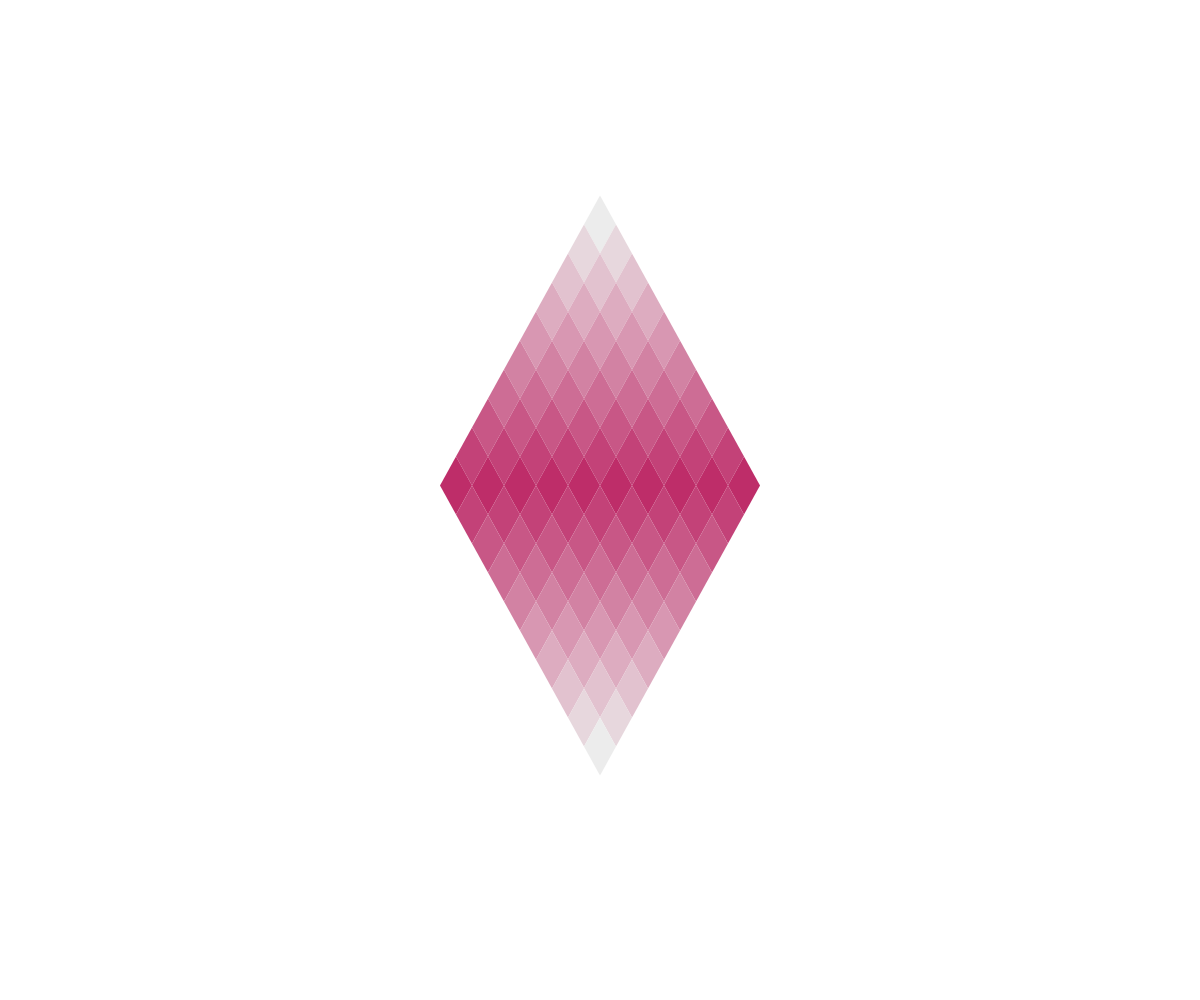
Frame 1 (no input)
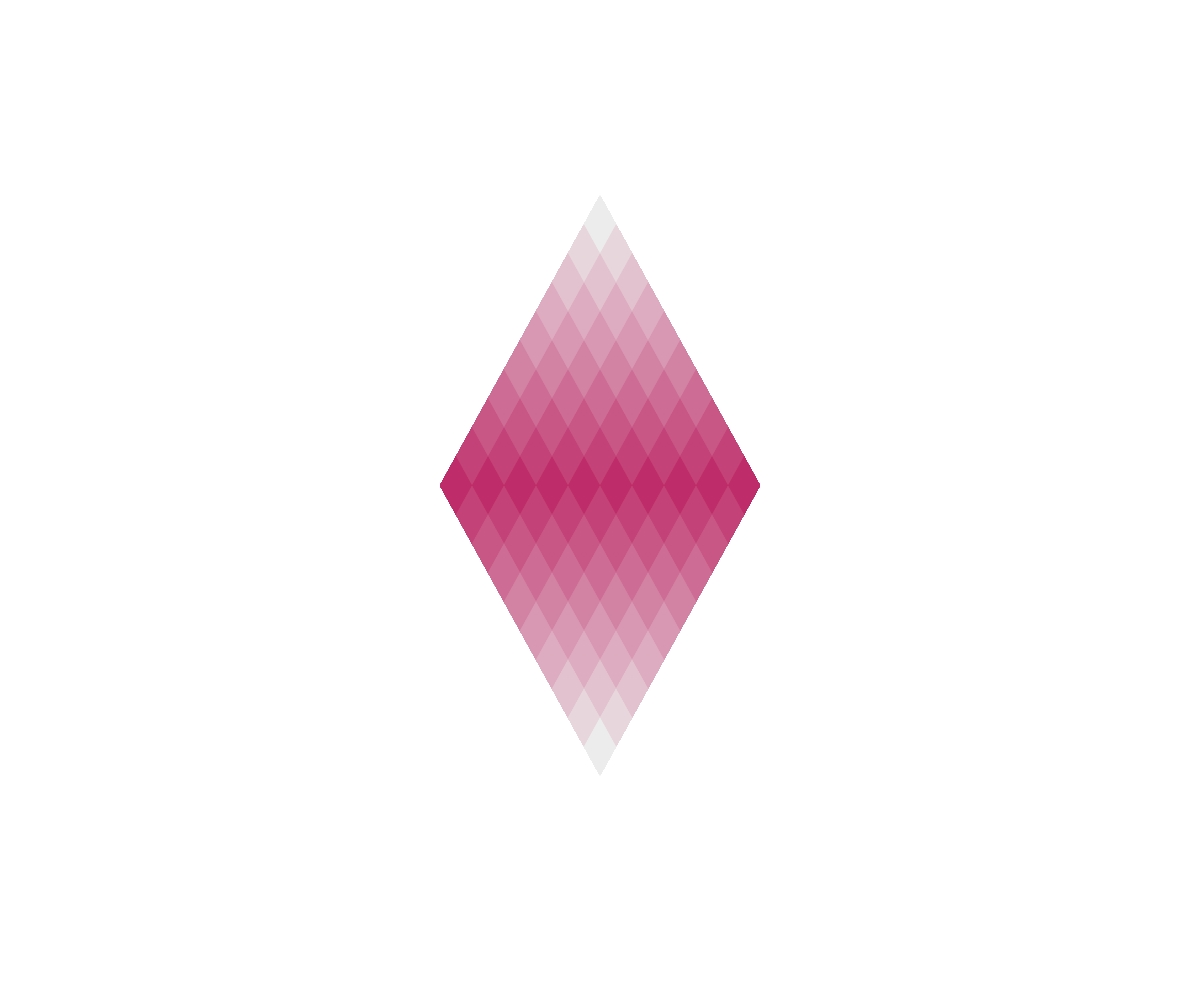
Frame 60 (no input)
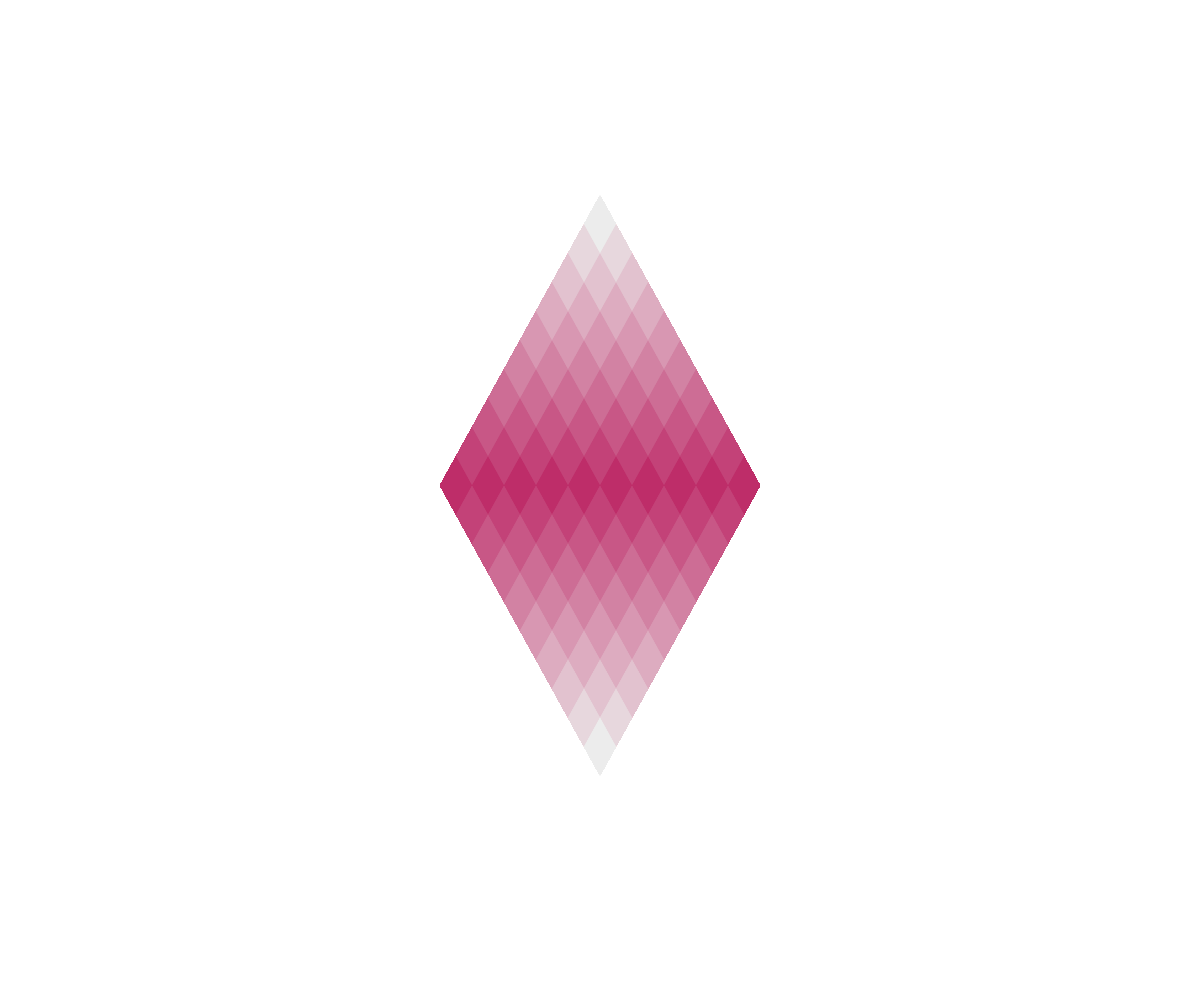
Frame 120 (the mouse pressed at the canvas centre since frame 60)

The p5.js sketch that drew these frames (run headless with seeded random() and noise() and a simulated clock; from frame 60 on, the mouse is pressed at the canvas centre):

// p5.js sketch
// ── sketch.js
let diamonds = [];
let ripples = [];

const CONFIG = {
    layers: 10, // Tower layers (before symmetry), example: 3 layers = 5 rows (1, 2, 3, 2, 1)
    diamondWidth: 32,
    diamondHeight: 58,
    topColor: "#ececec",
    bottomColor: "#be2d69",
    // bottomColor: "#2457B8",
};

function setup() {
    createCanvas(windowWidth, windowHeight);
    background(255);

    createTower(
        color(CONFIG.topColor),
        color(CONFIG.bottomColor),
        CONFIG.diamondWidth,
        CONFIG.diamondHeight,
        CONFIG.layers,
    );
}

function draw() {
    // Update all ripples
    for (let index = ripples.length - 1; index >= 0; index -= 1) {
        // Move the wave outward
        ripples[index].update();

        // Delete ripples that have completed their animation
        if (ripples[index].isFinished()) {
            ripples.splice(index, 1); // use backwards loop to avoid skipping elements when removing
        }
    }

    // Draw every diamond
    for (let index = 0; index < diamonds.length; index += 1) {
        diamonds[index].display(ripples);
    }
}

function mousePressed() {
    // Start the wave where the user clicked
    ripples.push(new Ripple(mouseX, mouseY));
}

// Create a tower of diamonds
function createTower(topColor, bottomColor, diamondWidth, diamondHeight, layers) {
    const totalRows = layers * 2 - 1; // The tower is symmetrical, example: 3 layers = 5 rows (1, 2, 3, 2, 1)
    const towerHeight = (totalRows * diamondHeight) / 2; // The diamonds are stacked, so the height is half the diamond height per row
    const firstY = (height - towerHeight) / 2; // Y position of the first diamond's center

    for (let row = 0; row < totalRows; row += 1) {
        // Get diamond count for this row (row start with 0), example: 5 rows (1, 2, 3, 2, 1)
        const diamondCount = row < layers ? row + 1 : totalRows - row;

        // Calculate the row color based on its distance from the center
        const distanceFromCenter = abs(layers - 1 - row);
        const colorAmount = distanceFromCenter / (layers - 1);
        const baseColor = lerpColor(bottomColor, topColor, colorAmount);

        // Calculate the Y position for this row
        const diamondCenterY = firstY + (row * diamondHeight) / 2;

        addRow(diamondCount, diamondCenterY, diamondWidth, diamondHeight, baseColor);
    }
}

// Add a row of diamonds to the tower
function addRow(diamondCount, diamondCenterY, diamondWidth, diamondHeight, baseColor) {
    const rowWidth = diamondCount * diamondWidth;
    // Calculate the X position of the first diamond's center
    const firstX = width / 2 - rowWidth / 2 + diamondWidth / 2;

    for (let column = 0; column < diamondCount; column += 1) {
        diamonds.push(
            new Diamond(firstX + column * diamondWidth, diamondCenterY, diamondWidth, diamondHeight, baseColor),
        );
    }
}

class Diamond {
    constructor(x, y, diamondWidth, diamondHeight, baseColor) {
        this.x = x; // Center X position of the diamond
        this.y = y; // Center Y position of the diamond
        this.diamondWidth = diamondWidth;
        this.diamondHeight = diamondHeight;
        this.baseColor = baseColor;
    }

    display(activeRipples) {
        let waveAmount = 0;

        // Match if the diamond is within the wave width and return the highest brightness
        for (let index = 0; index < activeRipples.length; index += 1) {
            waveAmount = max(waveAmount, activeRipples[index].getBrightness(this.x, this.y));
        }

        const displayColor = lerpColor(this.baseColor, color(255), waveAmount);

        // Draw the diamond
        fill(displayColor);
        noStroke();
        quad(
            this.x,
            this.y - this.diamondHeight / 2, // Top point
            this.x + this.diamondWidth / 2,
            this.y, // Right point
            this.x,
            this.y + this.diamondHeight / 2, // Bottom point
            this.x - this.diamondWidth / 2,
            this.y, // Left point
        );
    }
}

class Ripple {
    constructor(x, y) {
        this.x = x; // Wave start position
        this.y = y; // Wave start position
        this.framesMoved = 0; // Frames since the wave started
        this.speed = 8; // Pixels per frame
        this.width = 40; // Wave width
        this.framesDuration = 120; // Animation length (frames) (120 frames = 2s)
    }

    // Move the wave front outward one frame at a time.
    update() {
        this.framesMoved += 1;
    }

    // Return a value between 0 and 1 to indicate how much the diamond should brighten
    getBrightness(x, y) {
        const distanceFromClick = dist(this.x, this.y, x, y); // Distance from the wave's origin to the diamond
        const pixelsMoved = this.framesMoved * this.speed; // Distance from the wave's origin to the wave front
        const distanceToWave = abs(distanceFromClick - pixelsMoved); // Distance from the diamond to the wave front

        // How close the diamond is to the wave front (1 = on the wave front, 0 = outside the wave width)
        return constrain(1 - distanceToWave / this.width, 0, 1);
    }

    // Return true when the wave has completed its animation
    isFinished() {
        return this.framesMoved >= this.framesDuration;
    }
}
